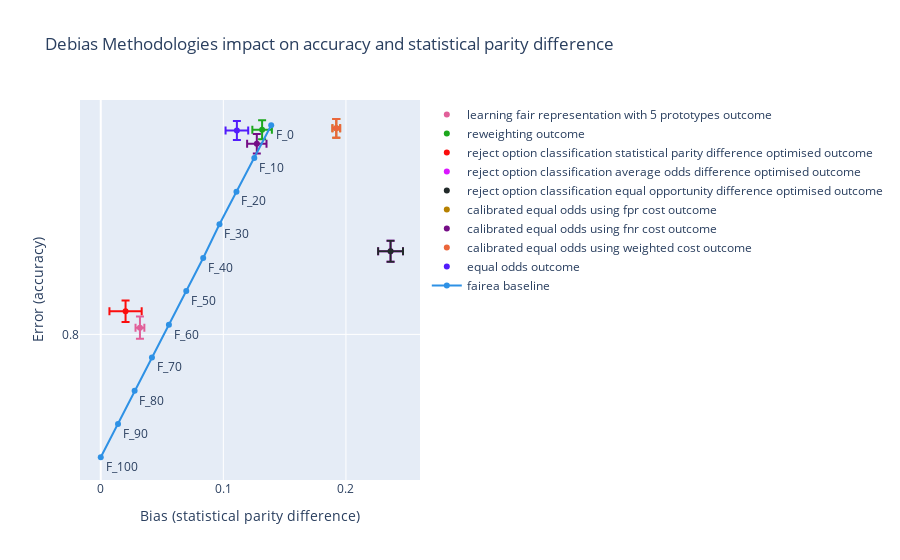

Write notebook code for a chart like this one.
### Code cell
random_forest_bias_1.get_DebiasingGraphsObject().show_single_graph("accuracy", "statistical parity difference")

### Figure 1 — Plotly figure (JSON) as saved in the notebook; plotly's stock layout.template omitted (floating-point values rounded to 4 significant figures)
{"data": [{"error_x": {"array": [0.003593], "arrayminus": [0.003593], "symmetric": false, "type": "data"}, "error_y": {"array": [0.003293], "arrayminus": [0.003293], "symmetric": false, "type": "data"}, "marker": {"color": "#E15F99"}, "mode": "markers", "name": "learning fair representation with 5 prototypes outcome", "showlegend": true, "type": "scatter", "x": [0.03197], "y": [0.802]}, {"error_x": {"array": [0.007974], "arrayminus": [0.007974], "symmetric": false, "type": "data"}, "error_y": {"array": [0.002788], "arrayminus": [0.002788], "symmetric": false, "type": "data"}, "marker": {"color": "#1CA71C"}, "mode": "markers", "name": "reweighting outcome", "showlegend": true, "type": "scatter", "x": [0.1316], "y": [0.8603]}, {"error_x": {"array": [0.01315], "arrayminus": [0.01315], "symmetric": false, "type": "data"}, "error_y": {"array": [0.003178], "arrayminus": [0.003178], "symmetric": false, "type": "data"}, "marker": {"color": "#FB0D0D"}, "mode": "markers", "name": "reject option classification statistical parity difference optimised outcome", "showlegend": true, "type": "scatter", "x": [0.02024], "y": [0.8068]}, {"error_x": {"array": [0.01015], "arrayminus": [0.01015], "symmetric": false, "type": "data"}, "error_y": {"array": [0.003063], "arrayminus": [0.003063], "symmetric": false, "type": "data"}, "marker": {"color": "#DA16FF"}, "mode": "markers", "name": "reject option classification average odds difference optimised outcome", "showlegend": true, "type": "scatter", "x": [0.2364], "y": [0.8245]}, {"error_x": {"array": [0.01015], "arrayminus": [0.01015], "symmetric": false, "type": "data"}, "error_y": {"array": [0.003063], "arrayminus": [0.003063], "symmetric": false, "type": "data"}, "marker": {"color": "#222A2A"}, "mode": "markers", "name": "reject option classification equal opportunity difference optimised outcome", "showlegend": true, "type": "scatter", "x": [0.2364], "y": [0.8245]}, {"error_x": {"array": [0.003154], "arrayminus": [0.003154], "symmetric": false, "type": "data"}, "error_y": {"array": [0.00276], "arrayminus": [0.00276], "symmetric": false, "type": "data"}, "marker": {"color": "#B68100"}, "mode": "markers", "name": "calibrated equal odds using fpr cost outcome", "showlegend": true, "type": "scatter", "x": [0.1921], "y": [0.8608]}, {"error_x": {"array": [0.00791], "arrayminus": [0.00791], "symmetric": false, "type": "data"}, "error_y": {"array": [0.002865], "arrayminus": [0.002865], "symmetric": false, "type": "data"}, "marker": {"color": "#750D86"}, "mode": "markers", "name": "calibrated equal odds using fnr cost outcome", "showlegend": true, "type": "scatter", "x": [0.1273], "y": [0.8562]}, {"error_x": {"array": [0.003154], "arrayminus": [0.003154], "symmetric": false, "type": "data"}, "error_y": {"array": [0.00276], "arrayminus": [0.00276], "symmetric": false, "type": "data"}, "marker": {"color": "#EB663B"}, "mode": "markers", "name": "calibrated equal odds using weighted cost outcome", "showlegend": true, "type": "scatter", "x": [0.1921], "y": [0.8608]}, {"error_x": {"array": [0.009233], "arrayminus": [0.009233], "symmetric": false, "type": "data"}, "error_y": {"array": [0.00279], "arrayminus": [0.00279], "symmetric": false, "type": "data"}, "marker": {"color": "#511CFB"}, "mode": "markers", "name": "equal odds outcome", "showlegend": true, "type": "scatter", "x": [0.111], "y": [0.8601]}, {"line": {"color": "#2E91E5"}, "mode": "lines+markers+text", "name": "fairea baseline", "showlegend": true, "text": ["F_0", "F_10", "F_20", "F_30", "F_40", "F_50", "F_60", "F_70", "F_80", "F_90", "F_100"], "textposition": "bottom right", "type": "scatter", "x": [0.139, 0.1252, 0.1107, 0.09684, 0.08357, 0.06976, 0.05559, 0.04176, 0.02762, 0.01408, 0], "y": [0.8617, 0.852, 0.8421, 0.8325, 0.8225, 0.8128, 0.8028, 0.7932, 0.7834, 0.7736, 0.7638]}], "layout": {"title": {"text": "Debias Methodologies impact on accuracy and statistical parity difference"}, "xaxis": {"dtick": 0.1, "tick0": 0, "title": {"text": "Bias (statistical parity difference)"}}, "yaxis": {"dtick": 0.1, "tick0": 0, "title": {"text": "Error (accuracy)"}}}}
